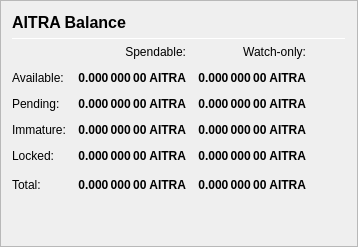
                   <widget class="QFrame" name="frame_Balances">
                    <property name="frameShape">
                     <enum>QFrame::StyledPanel</enum>
                    </property>
                    <property name="frameShadow">
                     <enum>QFrame::Raised</enum>
                    </property>
                    <layout class="QVBoxLayout" name="verticalLayout_4">
                     <item>
                      <layout class="QHBoxLayout" name="horizontalLayout_4">
                       <item>
                        <widget class="QLabel" name="label_5">
                         <property name="minimumSize">
                          <size>
                           <width>0</width>
                           <height>20</height>
                          </size>
                         </property>
                         <property name="font">
                          <font>
                           <pointsize>12</pointsize>
                           <weight>75</weight>
                           <bold>true</bold>
                          </font>
                         </property>
                         <property name="text">
                          <string>AITRA Balance</string>
                         </property>
                        </widget>
                       </item>
                       <item>
                        <spacer name="horizontalSpacer_3">
                         <property name="orientation">
                          <enum>Qt::Horizontal</enum>
                         </property>
                         <property name="sizeHint" stdset="0">
                          <size>
                           <width>40</width>
                           <height>20</height>
                          </size>
                         </property>
                        </spacer>
                       </item>
                      </layout>
                     </item>
                     <item>
                      <widget class="Line" name="line_Balance">
                       <property name="minimumSize">
                        <size>
                         <width>0</width>
                         <height>1</height>
                        </size>
                       </property>
                       <property name="maximumSize">
                        <size>
                         <width>16777215</width>
                         <height>1</height>
                        </size>
                       </property>
                       <property name="orientation">
                        <enum>Qt::Horizontal</enum>
                       </property>
                      </widget>
                     </item>
                     <item>
                      <layout class="QGridLayout" name="gridLayout">
                       <property name="spacing">
                        <number>12</number>
                       </property>
                       <item row="0" column="1">
                        <widget class="QLabel" name="labelSpendable">
                         <property name="text">
                          <string>Spendable:</string>
                         </property>
                         <property name="alignment">
                          <set>Qt::AlignRight|Qt::AlignTrailing|Qt::AlignVCenter</set>
                         </property>
                        </widget>
                       </item>
                       <item row="0" column="2">
                        <widget class="QLabel" name="labelWatchonly">
                         <property name="text">
                          <string>Watch-only:</string>
                         </property>
                         <property name="alignment">
                          <set>Qt::AlignRight|Qt::AlignTrailing|Qt::AlignVCenter</set>
                         </property>
                        </widget>
                       </item>
                       <item row="1" column="0">
                        <widget class="QLabel" name="labelBalanceText">
                         <property name="text">
                          <string>Available:</string>
                         </property>
                        </widget>
                       </item>
                       <item row="1" column="1">
                        <widget class="QLabel" name="labelBalance">
                         <property name="font">
                          <font>
                           <weight>75</weight>
                           <bold>true</bold>
                          </font>
                         </property>
                         <property name="cursor">
                          <cursorShape>IBeamCursor</cursorShape>
                         </property>
                         <property name="toolTip">
                          <string>Your current spendable balance</string>
                         </property>
                         <property name="text">
                          <string notr="true">0.000 000 00 AITRA</string>
                         </property>
                         <property name="alignment">
                          <set>Qt::AlignRight|Qt::AlignTrailing|Qt::AlignVCenter</set>
                         </property>
                         <property name="textInteractionFlags">
                          <set>Qt::LinksAccessibleByMouse|Qt::TextSelectableByKeyboard|Qt::TextSelectableByMouse</set>
                         </property>
                        </widget>
                       </item>
                       <item row="1" column="2">
                        <widget class="QLabel" name="labelWatchAvailable">
                         <property name="font">
                          <font>
                           <weight>75</weight>
                           <bold>true</bold>
                          </font>
                         </property>
                         <property name="cursor">
                          <cursorShape>IBeamCursor</cursorShape>
                         </property>
                         <property name="toolTip">
                          <string>Your current balance in watch-only addresses</string>
                         </property>
                         <property name="text">
                          <string notr="true">0.000 000 00 AITRA</string>
                         </property>
                         <property name="alignment">
                          <set>Qt::AlignRight|Qt::AlignTrailing|Qt::AlignVCenter</set>
                         </property>
                         <property name="textInteractionFlags">
                          <set>Qt::LinksAccessibleByMouse|Qt::TextSelectableByKeyboard|Qt::TextSelectableByMouse</set>
                         </property>
                        </widget>
                       </item>
                       <item row="2" column="0">
                        <widget class="QLabel" name="labelPendingText">
                         <property name="text">
                          <string>Pending:</string>
                         </property>
                        </widget>
                       </item>
                       <item row="2" column="1">
                        <widget class="QLabel" name="labelUnconfirmed">
                         <property name="font">
                          <font>
                           <weight>75</weight>
                           <bold>true</bold>
                          </font>
                         </property>
                         <property name="cursor">
                          <cursorShape>IBeamCursor</cursorShape>
                         </property>
                         <property name="toolTip">
                          <string>Total of transactions that have yet to be confirmed, and do not yet count toward the spendable balance</string>
                         </property>
                         <property name="text">
                          <string notr="true">0.000 000 00 AITRA</string>
                         </property>
                         <property name="alignment">
                          <set>Qt::AlignRight|Qt::AlignTrailing|Qt::AlignVCenter</set>
                         </property>
                         <property name="textInteractionFlags">
                          <set>Qt::LinksAccessibleByMouse|Qt::TextSelectableByKeyboard|Qt::TextSelectableByMouse</set>
                         </property>
                        </widget>
                       </item>
                       <item row="2" column="2">
                        <widget class="QLabel" name="labelWatchPending">
                         <property name="font">
                          <font>
                           <weight>75</weight>
                           <bold>true</bold>
                          </font>
                         </property>
                         <property name="cursor">
                          <cursorShape>IBeamCursor</cursorShape>
                         </property>
                         <property name="toolTip">
                          <string>Unconfirmed transactions to watch-only addresses</string>
                         </property>
                         <property name="text">
                          <string notr="true">0.000 000 00 AITRA</string>
                         </property>
                         <property name="alignment">
                          <set>Qt::AlignRight|Qt::AlignTrailing|Qt::AlignVCenter</set>
                         </property>
                         <property name="textInteractionFlags">
                          <set>Qt::LinksAccessibleByMouse|Qt::TextSelectableByKeyboard|Qt::TextSelectableByMouse</set>
                         </property>
                        </widget>
                       </item>
                       <item row="3" column="0">
                        <widget class="QLabel" name="labelImmatureText">
                         <property name="text">
                          <string>Immature:</string>
                         </property>
                        </widget>
                       </item>
                       <item row="3" column="1">
                        <widget class="QLabel" name="labelImmature">
                         <property name="font">
                          <font>
                           <weight>75</weight>
                           <bold>true</bold>
                          </font>
                         </property>
                         <property name="cursor">
                          <cursorShape>IBeamCursor</cursorShape>
                         </property>
                         <property name="toolTip">
                          <string>Staked or masternode rewards that has not yet matured</string>
                         </property>
                         <property name="text">
                          <string notr="true">0.000 000 00 AITRA</string>
                         </property>
                         <property name="alignment">
                          <set>Qt::AlignRight|Qt::AlignTrailing|Qt::AlignVCenter</set>
                         </property>
                         <property name="textInteractionFlags">
                          <set>Qt::LinksAccessibleByMouse|Qt::TextSelectableByKeyboard|Qt::TextSelectableByMouse</set>
                         </property>
                        </widget>
                       </item>
                       <item row="3" column="2">
                        <widget class="QLabel" name="labelWatchImmature">
                         <property name="font">
                          <font>
                           <weight>75</weight>
                           <bold>true</bold>
                          </font>
                         </property>
                         <property name="cursor">
                          <cursorShape>IBeamCursor</cursorShape>
                         </property>
                         <property name="toolTip">
                          <string>Staked or masternode rewards in watch-only addresses that has not yet matured</string>
                         </property>
                         <property name="text">
                          <string notr="true">0.000 000 00 AITRA</string>
                         </property>
                         <property name="alignment">
                          <set>Qt::AlignRight|Qt::AlignTrailing|Qt::AlignVCenter</set>
                         </property>
                         <property name="textInteractionFlags">
                          <set>Qt::LinksAccessibleByMouse|Qt::TextSelectableByKeyboard|Qt::TextSelectableByMouse</set>
                         </property>
                        </widget>
                       </item>
                       <item row="4" column="0">
                        <widget class="QLabel" name="labelLockedBalanceText">
                         <property name="toolTip">
                          <string>Locked AITRA or Masternode collaterals.</string>
                         </property>
                         <property name="text">
                          <string>Locked:</string>
                         </property>
                        </widget>
                       </item>
                       <item row="4" column="1">
                        <widget class="QLabel" name="labelLockedBalance">
                         <property name="font">
                          <font>
                           <weight>75</weight>
                           <bold>true</bold>
                          </font>
                         </property>
                         <property name="cursor">
                          <cursorShape>IBeamCursor</cursorShape>
                         </property>
                         <property name="toolTip">
                          <string>Locked AITRA or Masternode collaterals.</string>
                         </property>
                         <property name="text">
                          <string notr="true">0.000 000 00 AITRA</string>
                         </property>
                         <property name="alignment">
                          <set>Qt::AlignRight|Qt::AlignTrailing|Qt::AlignVCenter</set>
                         </property>
                         <property name="textInteractionFlags">
                          <set>Qt::LinksAccessibleByMouse|Qt::TextSelectableByKeyboard|Qt::TextSelectableByMouse</set>
                         </property>
                        </widget>
                       </item>
                       <item row="4" column="2">
                        <widget class="QLabel" name="labelWatchLocked">
                         <property name="font">
                          <font>
                           <weight>75</weight>
                           <bold>true</bold>
                          </font>
                         </property>
                         <property name="cursor">
                          <cursorShape>IBeamCursor</cursorShape>
                         </property>
                         <property name="toolTip">
                          <string>Current locked balance in watch-only addresses</string>
                         </property>
                         <property name="text">
                          <string notr="true">0.000 000 00 AITRA</string>
                         </property>
                         <property name="alignment">
                          <set>Qt::AlignRight|Qt::AlignTrailing|Qt::AlignVCenter</set>
                         </property>
                         <property name="textInteractionFlags">
                          <set>Qt::LinksAccessibleByMouse|Qt::TextSelectableByKeyboard|Qt::TextSelectableByMouse</set>
                         </property>
                        </widget>
                       </item>
                       <item row="5" column="0">
                        <widget class="QLabel" name="labelTotalText">
                         <property name="toolTip">
                          <string>Your current AITRA balance, unconfirmed and immature transactions included</string>
                         </property>
                         <property name="text">
                          <string>Total:</string>
                         </property>
                        </widget>
                       </item>
                       <item row="5" column="1">
                        <widget class="QLabel" name="labelTotal">
                         <property name="font">
                          <font>
                           <weight>75</weight>
                           <bold>true</bold>
                          </font>
                         </property>
                         <property name="cursor">
                          <cursorShape>IBeamCursor</cursorShape>
                         </property>
                         <property name="toolTip">
                          <string>Your current AITRA balance, unconfirmed and immature transactions included</string>
                         </property>
                         <property name="text">
                          <string notr="true">0.000 000 00 AITRA</string>
                         </property>
                         <property name="alignment">
                          <set>Qt::AlignRight|Qt::AlignTrailing|Qt::AlignVCenter</set>
                         </property>
                         <property name="textInteractionFlags">
                          <set>Qt::LinksAccessibleByMouse|Qt::TextSelectableByKeyboard|Qt::TextSelectableByMouse</set>
                         </property>
                        </widget>
                       </item>
                       <item row="5" column="2">
                        <widget class="QLabel" name="labelWatchTotal">
                         <property name="font">
                          <font>
                           <weight>75</weight>
                           <bold>true</bold>
                          </font>
                         </property>
                         <property name="cursor">
                          <cursorShape>IBeamCursor</cursorShape>
                         </property>
                         <property name="toolTip">
                          <string>Current total balance in watch-only addresses</string>
                         </property>
                         <property name="text">
                          <string notr="true">0.000 000 00 AITRA</string>
                         </property>
                         <property name="alignment">
                          <set>Qt::AlignRight|Qt::AlignTrailing|Qt::AlignVCenter</set>
                         </property>
                         <property name="textInteractionFlags">
                          <set>Qt::LinksAccessibleByMouse|Qt::TextSelectableByKeyboard|Qt::TextSelectableByMouse</set>
                         </property>
                        </widget>
                       </item>
                       <item row="5" column="3">
                        <spacer name="horizontalSpacer_9">
                         <property name="orientation">
                          <enum>Qt::Horizontal</enum>
                         </property>
                         <property name="sizeHint" stdset="0">
                          <size>
                           <width>40</width>
                           <height>20</height>
                          </size>
                         </property>
                        </spacer>
                       </item>
                      </layout>
                     </item>
                     <item>
                      <spacer name="verticalSpacer_3">
                       <property name="orientation">
                        <enum>Qt::Vertical</enum>
                       </property>
                       <property name="sizeHint" stdset="0">
                        <size>
                         <width>20</width>
                         <height>40</height>
                        </size>
                       </property>
                      </spacer>
                     </item>
                    </layout>
                   </widget>
